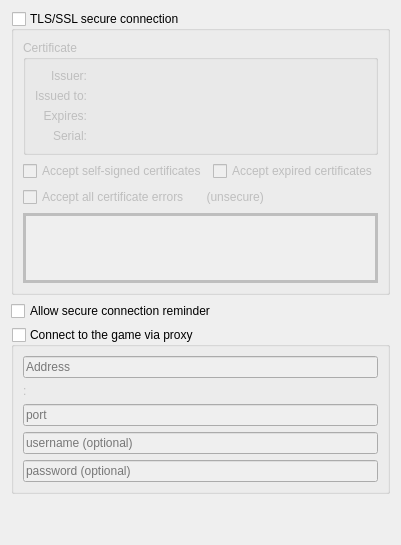
     <widget class="QWidget" name="tab_connection">
      <attribute name="title">
       <string>Connection</string>
      </attribute>
      <layout class="QVBoxLayout" name="verticalLayout_tab_connection">
       <item>
        <widget class="QGroupBox" name="groupBox_ssl">
         <property name="title">
          <string>TLS/SSL secure connection</string>
         </property>
         <property name="checkable">
          <bool>true</bool>
         </property>
         <property name="checked">
          <bool>false</bool>
         </property>
         <layout class="QGridLayout" name="gridLayout_groupBox_ssl">
          <item row="0" column="0" colspan="2">
           <widget class="QGroupBox" name="groupBox_ssl_certificate">
            <property name="sizePolicy">
             <sizepolicy hsizetype="Expanding" vsizetype="Preferred">
              <horstretch>0</horstretch>
              <verstretch>0</verstretch>
             </sizepolicy>
            </property>
            <property name="title">
             <string>Certificate</string>
            </property>
            <layout class="QGridLayout" name="gridLayout_groupBox_ssl_certificate" columnstretch="0,1">
             <item row="0" column="0">
              <widget class="QLabel" name="label">
               <property name="layoutDirection">
                <enum>Qt::LayoutDirection::LeftToRight</enum>
               </property>
               <property name="text">
                <string>Issuer:</string>
               </property>
               <property name="alignment">
                <set>Qt::AlignmentFlag::AlignRight|Qt::AlignmentFlag::AlignTrailing|Qt::AlignmentFlag::AlignVCenter</set>
               </property>
              </widget>
             </item>
             <item row="0" column="1">
              <widget class="QLabel" name="ssl_issuer_label">
               <property name="text">
                <string/>
               </property>
              </widget>
             </item>
             <item row="1" column="0">
              <widget class="QLabel" name="label_2">
               <property name="text">
                <string>Issued to:</string>
               </property>
               <property name="alignment">
                <set>Qt::AlignmentFlag::AlignRight|Qt::AlignmentFlag::AlignTrailing|Qt::AlignmentFlag::AlignVCenter</set>
               </property>
              </widget>
             </item>
             <item row="1" column="1">
              <widget class="QLabel" name="ssl_issued_label">
               <property name="text">
                <string/>
               </property>
              </widget>
             </item>
             <item row="2" column="0">
              <widget class="QLabel" name="label_3">
               <property name="text">
                <string>Expires:</string>
               </property>
               <property name="alignment">
                <set>Qt::AlignmentFlag::AlignRight|Qt::AlignmentFlag::AlignTrailing|Qt::AlignmentFlag::AlignVCenter</set>
               </property>
              </widget>
             </item>
             <item row="2" column="1">
              <widget class="QLabel" name="ssl_expires_label">
               <property name="text">
                <string/>
               </property>
              </widget>
             </item>
             <item row="3" column="0">
              <widget class="QLabel" name="label_7">
               <property name="text">
                <string>Serial:</string>
               </property>
               <property name="alignment">
                <set>Qt::AlignmentFlag::AlignRight|Qt::AlignmentFlag::AlignTrailing|Qt::AlignmentFlag::AlignVCenter</set>
               </property>
              </widget>
             </item>
             <item row="3" column="1">
              <widget class="QLabel" name="ssl_serial_label">
               <property name="text">
                <string/>
               </property>
              </widget>
             </item>
            </layout>
           </widget>
          </item>
          <item row="1" column="0">
           <widget class="QCheckBox" name="checkBox_self_signed">
            <property name="toolTip">
             <string extracomment="Accept secure certificates from the game even if they have expired. This presents a security risk"/>
            </property>
            <property name="text">
             <string>Accept self-signed certificates</string>
            </property>
           </widget>
          </item>
          <item row="1" column="1">
           <widget class="QCheckBox" name="checkBox_expired">
            <property name="toolTip">
             <string extracomment="Accept secure certificates from the game even if they have expired. This presents a security risk"/>
            </property>
            <property name="text">
             <string>Accept expired certificates</string>
            </property>
           </widget>
          </item>
          <item row="2" column="0" colspan="2">
           <widget class="QCheckBox" name="checkBox_ignore_all">
            <property name="toolTip">
             <string extracomment="Ignore all SSL/TLS errors - this negates the point of a secure connection, use carefully"/>
            </property>
            <property name="text">
             <string>Accept all certificate errors       (unsecure)</string>
            </property>
           </widget>
          </item>
          <item row="3" column="0" colspan="2">
           <widget class="QFrame" name="frame_notificationArea">
            <property name="sizePolicy">
             <sizepolicy hsizetype="Expanding" vsizetype="Fixed">
              <horstretch>0</horstretch>
              <verstretch>0</verstretch>
             </sizepolicy>
            </property>
            <property name="minimumSize">
             <size>
              <width>0</width>
              <height>70</height>
             </size>
            </property>
            <property name="maximumSize">
             <size>
              <width>16777215</width>
              <height>16777215</height>
             </size>
            </property>
            <property name="font">
             <font>
              <pointsize>16</pointsize>
              <stylestrategy>PreferAntialias</stylestrategy>
             </font>
            </property>
            <property name="cursor">
             <cursorShape>ArrowCursor</cursorShape>
            </property>
            <property name="autoFillBackground">
             <bool>true</bool>
            </property>
            <property name="frameShape">
             <enum>QFrame::Shape::Box</enum>
            </property>
            <property name="frameShadow">
             <enum>QFrame::Shadow::Plain</enum>
            </property>
            <property name="lineWidth">
             <number>3</number>
            </property>
            <property name="midLineWidth">
             <number>3</number>
            </property>
            <layout class="QHBoxLayout" name="horizontalLayout_frame_notificationArea">
             <property name="spacing">
              <number>0</number>
             </property>
             <property name="leftMargin">
              <number>0</number>
             </property>
             <property name="topMargin">
              <number>0</number>
             </property>
             <property name="rightMargin">
              <number>0</number>
             </property>
             <property name="bottomMargin">
              <number>0</number>
             </property>
             <item>
              <widget class="QLabel" name="notificationAreaIconLabelWarning">
               <property name="sizePolicy">
                <sizepolicy hsizetype="Fixed" vsizetype="Fixed">
                 <horstretch>0</horstretch>
                 <verstretch>0</verstretch>
                </sizepolicy>
               </property>
               <property name="autoFillBackground">
                <bool>true</bool>
               </property>
               <property name="text">
                <string/>
               </property>
               <property name="pixmap">
                <pixmap resource="../mudlet.qrc">:/icons/dialog-warning.png</pixmap>
               </property>
               <property name="scaledContents">
                <bool>false</bool>
               </property>
               <property name="alignment">
                <set>Qt::AlignmentFlag::AlignCenter</set>
               </property>
               <property name="wordWrap">
                <bool>true</bool>
               </property>
               <property name="margin">
                <number>5</number>
               </property>
               <property name="textInteractionFlags">
                <set>Qt::TextInteractionFlag::NoTextInteraction</set>
               </property>
              </widget>
             </item>
             <item>
              <widget class="QLabel" name="notificationAreaIconLabelError">
               <property name="sizePolicy">
                <sizepolicy hsizetype="Fixed" vsizetype="Fixed">
                 <horstretch>0</horstretch>
                 <verstretch>0</verstretch>
                </sizepolicy>
               </property>
               <property name="autoFillBackground">
                <bool>true</bool>
               </property>
               <property name="text">
                <string/>
               </property>
               <property name="pixmap">
                <pixmap resource="../mudlet.qrc">:/icons/dialog-error.png</pixmap>
               </property>
               <property name="scaledContents">
                <bool>false</bool>
               </property>
               <property name="alignment">
                <set>Qt::AlignmentFlag::AlignCenter</set>
               </property>
               <property name="wordWrap">
                <bool>true</bool>
               </property>
               <property name="margin">
                <number>5</number>
               </property>
               <property name="textInteractionFlags">
                <set>Qt::TextInteractionFlag::NoTextInteraction</set>
               </property>
              </widget>
             </item>
             <item>
              <widget class="QLabel" name="notificationAreaIconLabelInformation">
               <property name="sizePolicy">
                <sizepolicy hsizetype="Fixed" vsizetype="Fixed">
                 <horstretch>0</horstretch>
                 <verstretch>0</verstretch>
                </sizepolicy>
               </property>
               <property name="autoFillBackground">
                <bool>true</bool>
               </property>
               <property name="text">
                <string/>
               </property>
               <property name="pixmap">
                <pixmap resource="../mudlet.qrc">:/icons/dialog-information.png</pixmap>
               </property>
               <property name="scaledContents">
                <bool>false</bool>
               </property>
               <property name="alignment">
                <set>Qt::AlignmentFlag::AlignCenter</set>
               </property>
               <property name="wordWrap">
                <bool>true</bool>
               </property>
               <property name="margin">
                <number>5</number>
               </property>
               <property name="textInteractionFlags">
                <set>Qt::TextInteractionFlag::NoTextInteraction</set>
               </property>
              </widget>
             </item>
             <item>
              <widget class="QLabel" name="notificationAreaMessageBox">
               <property name="sizePolicy">
                <sizepolicy hsizetype="Expanding" vsizetype="Expanding">
                 <horstretch>0</horstretch>
                 <verstretch>0</verstretch>
                </sizepolicy>
               </property>
               <property name="font">
                <font>
                 <pointsize>8</pointsize>
                 <stylestrategy>PreferAntialias</stylestrategy>
                </font>
               </property>
               <property name="autoFillBackground">
                <bool>true</bool>
               </property>
               <property name="text">
                <string/>
               </property>
               <property name="scaledContents">
                <bool>true</bool>
               </property>
               <property name="alignment">
                <set>Qt::AlignmentFlag::AlignLeading|Qt::AlignmentFlag::AlignLeft|Qt::AlignmentFlag::AlignVCenter</set>
               </property>
               <property name="wordWrap">
                <bool>true</bool>
               </property>
               <property name="margin">
                <number>5</number>
               </property>
               <property name="openExternalLinks">
                <bool>true</bool>
               </property>
              </widget>
             </item>
            </layout>
           </widget>
          </item>
         </layout>
        </widget>
       </item>
       <item>
        <widget class="QCheckBox" name="checkBox_askTlsAvailable">
         <property name="toolTip">
          <string>&lt;p&gt;To encourage enhanced data transfer protection and privacy, be prompted for a choice to switch to an encrypted port when advertised via Mud Server Status Protocol (MSSP).&lt;/p&gt;</string>
         </property>
         <property name="text">
          <string>Allow secure connection reminder</string>
         </property>
         <property name="checkable">
          <bool>true</bool>
         </property>
         <property name="checked">
          <bool>false</bool>
         </property>
        </widget>
       </item>
       <item>
        <widget class="QGroupBox" name="groupBox_proxy">
         <property name="title">
          <string>Connect to the game via proxy</string>
         </property>
         <property name="checkable">
          <bool>true</bool>
         </property>
         <property name="checked">
          <bool>false</bool>
         </property>
         <layout class="QVBoxLayout" name="vBoxLayout_groupBox_proxy">
          <item>
           <widget class="QLineEdit" name="lineEdit_proxyAddress">
            <property name="text">
             <string/>
            </property>
            <property name="placeholderText">
             <string>Address</string>
            </property>
            <property name="clearButtonEnabled">
             <bool>true</bool>
            </property>
           </widget>
          </item>
          <item>
           <widget class="QLabel" name="label_5">
            <property name="text">
             <string notr="true">:</string>
            </property>
           </widget>
          </item>
          <item>
           <widget class="QLineEdit" name="lineEdit_proxyPort">
            <property name="inputMask">
             <string notr="true">00009</string>
            </property>
            <property name="placeholderText">
             <string>port</string>
            </property>
            <property name="clearButtonEnabled">
             <bool>true</bool>
            </property>
           </widget>
          </item>
          <item>
           <widget class="QLineEdit" name="lineEdit_proxyUsername">
            <property name="toolTip">
             <string>Username for logging into the proxy if required</string>
            </property>
            <property name="text">
             <string/>
            </property>
            <property name="placeholderText">
             <string>username (optional)</string>
            </property>
            <property name="clearButtonEnabled">
             <bool>true</bool>
            </property>
           </widget>
          </item>
          <item>
           <widget class="QLineEdit" name="lineEdit_proxyPassword">
            <property name="toolTip">
             <string>Password for logging into the proxy if required</string>
            </property>
            <property name="echoMode">
             <enum>QLineEdit::EchoMode::Password</enum>
            </property>
            <property name="placeholderText">
             <string>password (optional)</string>
            </property>
           </widget>
          </item>
         </layout>
        </widget>
       </item>
       <item>
        <spacer name="verticalSpacer_chat">
         <property name="orientation">
          <enum>Qt::Orientation::Vertical</enum>
         </property>
         <property name="sizeType">
          <enum>QSizePolicy::Policy::Expanding</enum>
         </property>
         <property name="sizeHint" stdset="0">
          <size>
           <width>20</width>
           <height>40</height>
          </size>
         </property>
        </spacer>
       </item>
      </layout>
     </widget>
